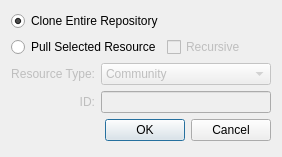
<?xml version="1.0" encoding="UTF-8"?>
<ui version="4.0">
 <class>PullDialog</class>
 <widget class="QDialog" name="PullDialog">
  <property name="geometry">
   <rect>
    <x>0</x>
    <y>0</y>
    <width>282</width>
    <height>157</height>
   </rect>
  </property>
  <property name="windowTitle">
   <string>Pull Resources</string>
  </property>
  <layout class="QGridLayout" name="gridLayout">
   <item row="8" column="0" colspan="4">
    <widget class="QDialogButtonBox" name="buttonBox">
     <property name="orientation">
      <enum>Qt::Horizontal</enum>
     </property>
     <property name="standardButtons">
      <set>QDialogButtonBox::Cancel|QDialogButtonBox::Ok</set>
     </property>
    </widget>
   </item>
   <item row="0" column="0" colspan="4">
    <widget class="QRadioButton" name="cloneRadioButton">
     <property name="text">
      <string>Clone Entire Repository</string>
     </property>
     <property name="checked">
      <bool>true</bool>
     </property>
    </widget>
   </item>
   <item row="6" column="1" colspan="3">
    <widget class="QComboBox" name="resourceTypeComboBox">
     <property name="enabled">
      <bool>false</bool>
     </property>
     <item>
      <property name="text">
       <string>Community</string>
      </property>
     </item>
     <item>
      <property name="text">
       <string>Collection</string>
      </property>
     </item>
     <item>
      <property name="text">
       <string>Item</string>
      </property>
     </item>
     <item>
      <property name="text">
       <string>Bitstream</string>
      </property>
     </item>
    </widget>
   </item>
   <item row="6" column="0">
    <widget class="QLabel" name="resourceTypeLabel">
     <property name="enabled">
      <bool>false</bool>
     </property>
     <property name="text">
      <string>Resource Type:</string>
     </property>
     <property name="alignment">
      <set>Qt::AlignRight|Qt::AlignTrailing|Qt::AlignVCenter</set>
     </property>
    </widget>
   </item>
   <item row="2" column="0" colspan="2">
    <widget class="QRadioButton" name="pullRadioButton">
     <property name="text">
      <string>Pull Selected Resource</string>
     </property>
    </widget>
   </item>
   <item row="7" column="1" colspan="3">
    <widget class="QLineEdit" name="idEdit">
     <property name="enabled">
      <bool>false</bool>
     </property>
    </widget>
   </item>
   <item row="7" column="0">
    <widget class="QLabel" name="idLabel">
     <property name="enabled">
      <bool>false</bool>
     </property>
     <property name="text">
      <string>ID:</string>
     </property>
     <property name="alignment">
      <set>Qt::AlignRight|Qt::AlignTrailing|Qt::AlignVCenter</set>
     </property>
    </widget>
   </item>
   <item row="2" column="2">
    <widget class="QCheckBox" name="recursiveCheckBox">
     <property name="enabled">
      <bool>false</bool>
     </property>
     <property name="text">
      <string>Recursive</string>
     </property>
    </widget>
   </item>
  </layout>
 </widget>
 <tabstops>
  <tabstop>cloneRadioButton</tabstop>
  <tabstop>pullRadioButton</tabstop>
  <tabstop>recursiveCheckBox</tabstop>
  <tabstop>resourceTypeComboBox</tabstop>
  <tabstop>idEdit</tabstop>
  <tabstop>buttonBox</tabstop>
 </tabstops>
 <resources/>
 <connections>
  <connection>
   <sender>buttonBox</sender>
   <signal>accepted()</signal>
   <receiver>PullDialog</receiver>
   <slot>accept()</slot>
   <hints>
    <hint type="sourcelabel">
     <x>248</x>
     <y>254</y>
    </hint>
    <hint type="destinationlabel">
     <x>157</x>
     <y>274</y>
    </hint>
   </hints>
  </connection>
  <connection>
   <sender>buttonBox</sender>
   <signal>rejected()</signal>
   <receiver>PullDialog</receiver>
   <slot>reject()</slot>
   <hints>
    <hint type="sourcelabel">
     <x>316</x>
     <y>260</y>
    </hint>
    <hint type="destinationlabel">
     <x>286</x>
     <y>274</y>
    </hint>
   </hints>
  </connection>
 </connections>
</ui>
